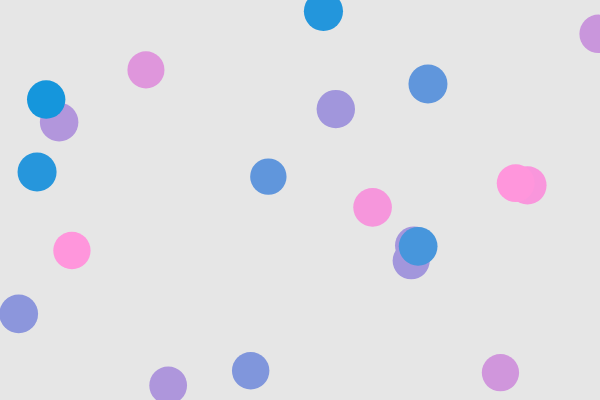
Frame 1 (no input)
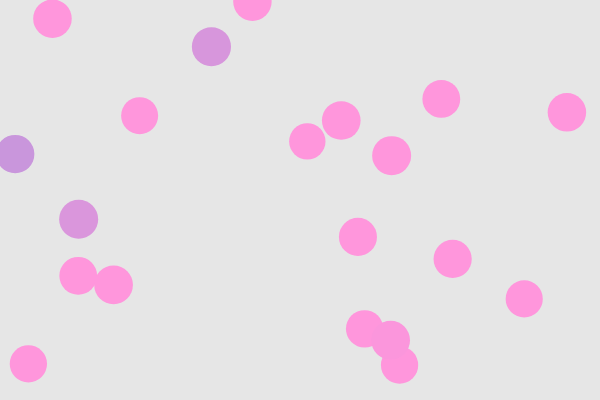
Frame 60 (no input)
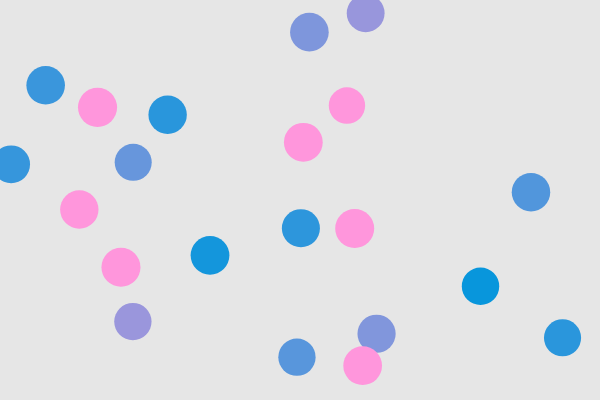
Frame 120 (the mouse pressed at the canvas centre since frame 60)

The p5.js sketch that drew these frames (run headless with seeded random() and noise() and a simulated clock; from frame 60 on, the mouse is pressed at the canvas centre):

// p5.js sketch
// ── sketch.js
// DM2008 — Activity 4b [Guided]
// Objects in Motion (50 min)
//
// You have a working Agent class to start with — your job is to bring it to life.
// Each agent moves, changes over time, and is drawn to the screen.
// Mouse click adds a new agent. C clears them all.
//
// Things to try:
// - Change the starting values (size, speed, color) to see what happens
// - Make agents bounce instead of wrap — what needs to change?
// - Add a second method to your class beyond update() and show()
//
// Stretch: give each agent a lifespan — shrink or fade it over time, then remove it.
// Hint: a backward loop lets you safely splice items while iterating.

let agents = [];
const NUM_START = 20;

function setup() {
  createCanvas(600, 400);
  noStroke();

  for (let i = 0; i < NUM_START; i++) {
    let x = random(width);
    let y = random(height);
    let sz = random(36, 40);
    let speedX = random(-2, 2);
    let speedY = random(-2, 2);
    agents.push(new Agent(x, y, sz, speedX, speedY));
  }
}

function draw() {
  background(230);

  for (let i = 0; i < agents.length; i++) {
    agents[i].update();
    agents[i].show();
  }
}

function mousePressed() {
  let sz = random(16, 40);
  let speedX = random(-2, 2);
  let speedY = random(-2, 2);
  agents.push(new Agent(mouseX, mouseY, sz, speedX, speedY));
}

function keyPressed() {
  // Replacing the array with an empty one effectively clears all agents
  if (key == "C" || key == "c") {
    agents = [];
  }
}

class Agent {
  constructor(x, y, sz, speedX, speedY) {
    this.x = x;
    this.y = y;
    this.sz = sz;
    this.dx = speedX;
    this.dy = speedY;
    this.col = random(255); // a color value that will change over time
    // What else might your agent need to know about itself?
  }

  update() {
    // Position changes by speed each frame — can you see why?
    this.x += this.dx;
    this.y += this.dy;

    // This is a property changing over time — try changing size or speed instead
    this.col = (this.col + 20) % 500;

    // This wraps agents around the edges — could you make them bounce instead?
    if (this.x > width) {
      this.dx *= -1;
    }
    if (this.x < 0) {
      this.dx *= -1;
    }
    if (this.y > height) {
      this.dy *= -1;
    }
    if (this.y < 0) {
      this.dy *= -1;
    }
  }

  show() {
    // this.col drives the color shift — how could you use your other properties here?
    fill(this.col, 150, 220);
    ellipse(this.x, this.y, this.sz);
  }
 shrink(){


   
 }
}
